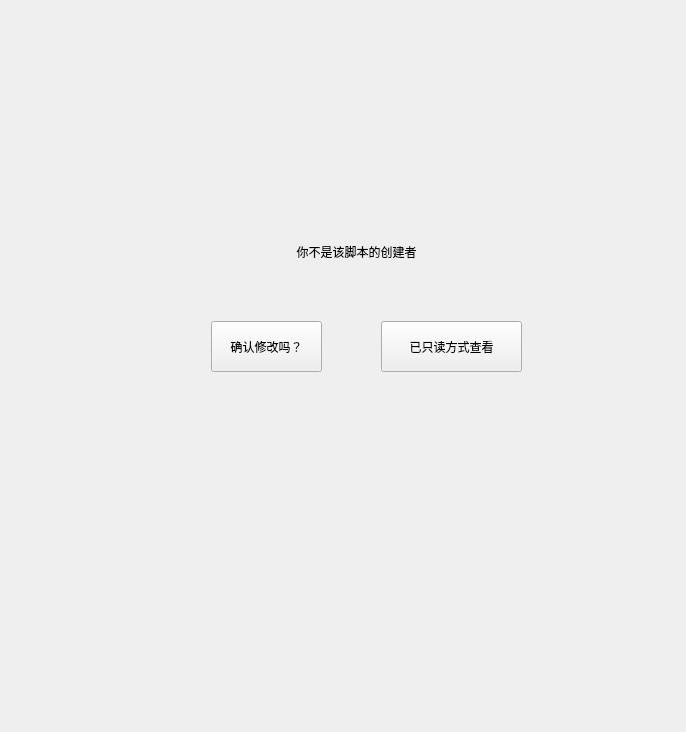
<?xml version="1.0" encoding="UTF-8"?>
<ui version="4.0">
 <class>Form</class>
 <widget class="QWidget" name="Form">
  <property name="geometry">
   <rect>
    <x>0</x>
    <y>0</y>
    <width>686</width>
    <height>732</height>
   </rect>
  </property>
  <property name="windowTitle">
   <string>Form</string>
  </property>
  <property name="styleSheet">
   <string notr="true">QLabel{
	color:rgb(88, 88, 88);
	font: 11pt &quot;黑体&quot;
}
QPushButton{
	color: rgb(0, 0, 0);
	font: 11pt &quot;黑体&quot;;
}
</string>
  </property>
  <layout class="QGridLayout" name="gridLayout_2">
   <item row="0" column="0">
    <widget class="QStackedWidget" name="stackedWidget">
     <property name="styleSheet">
      <string notr="true">QLabel,QPushButton{
	color: rgb(0, 0, 0);
	font: 14pt &quot;黑体&quot;;
}
QPushButton{
	font: 11pt &quot;黑体&quot;;
}</string>
     </property>
     <property name="currentIndex">
      <number>1</number>
     </property>
     <widget class="QWidget" name="page">
      <layout class="QGridLayout" name="gridLayout">
       <item row="0" column="0">
        <layout class="QHBoxLayout" name="horizontalLayout">
         <item>
          <widget class="QLabel" name="label_js_source">
           <property name="minimumSize">
            <size>
             <width>71</width>
             <height>41</height>
            </size>
           </property>
           <property name="maximumSize">
            <size>
             <width>71</width>
             <height>41</height>
            </size>
           </property>
           <property name="styleSheet">
            <string notr="true"/>
           </property>
           <property name="text">
            <string>脚本来源:</string>
           </property>
          </widget>
         </item>
         <item>
          <widget class="QLabel" name="label_source_name">
           <property name="minimumSize">
            <size>
             <width>61</width>
             <height>31</height>
            </size>
           </property>
           <property name="maximumSize">
            <size>
             <width>61</width>
             <height>31</height>
            </size>
           </property>
           <property name="styleSheet">
            <string notr="true">QLabel{
	color: rgb(0, 0, 0);
	font: 13pt &quot;黑体&quot;;
}</string>
           </property>
           <property name="text">
            <string>刘璇</string>
           </property>
          </widget>
         </item>
        </layout>
       </item>
       <item row="0" column="1">
        <layout class="QHBoxLayout" name="horizontalLayout_3">
         <item>
          <widget class="QLabel" name="label_permissions">
           <property name="minimumSize">
            <size>
             <width>51</width>
             <height>41</height>
            </size>
           </property>
           <property name="maximumSize">
            <size>
             <width>51</width>
             <height>41</height>
            </size>
           </property>
           <property name="styleSheet">
            <string notr="true"/>
           </property>
           <property name="text">
            <string>权限:</string>
           </property>
          </widget>
         </item>
         <item>
          <widget class="QLabel" name="label_permissions_name">
           <property name="minimumSize">
            <size>
             <width>71</width>
             <height>41</height>
            </size>
           </property>
           <property name="maximumSize">
            <size>
             <width>71</width>
             <height>41</height>
            </size>
           </property>
           <property name="styleSheet">
            <string notr="true">QLabel{
	color: rgb(0, 0, 0);
	font: 13pt &quot;黑体&quot;;
}</string>
           </property>
           <property name="text">
            <string>可编辑</string>
           </property>
          </widget>
         </item>
        </layout>
       </item>
       <item row="0" column="2">
        <spacer name="horizontalSpacer">
         <property name="orientation">
          <enum>Qt::Horizontal</enum>
         </property>
         <property name="sizeHint" stdset="0">
          <size>
           <width>63</width>
           <height>20</height>
          </size>
         </property>
        </spacer>
       </item>
       <item row="0" column="3">
        <widget class="QPushButton" name="btn_refresh">
         <property name="minimumSize">
          <size>
           <width>75</width>
           <height>41</height>
          </size>
         </property>
         <property name="maximumSize">
          <size>
           <width>75</width>
           <height>41</height>
          </size>
         </property>
         <property name="text">
          <string>刷新</string>
         </property>
        </widget>
       </item>
       <item row="0" column="4">
        <spacer name="horizontalSpacer_2">
         <property name="orientation">
          <enum>Qt::Horizontal</enum>
         </property>
         <property name="sizeHint" stdset="0">
          <size>
           <width>64</width>
           <height>20</height>
          </size>
         </property>
        </spacer>
       </item>
       <item row="0" column="5" rowspan="2">
        <layout class="QHBoxLayout" name="horizontalLayout_4">
         <item>
          <widget class="QPushButton" name="btn_upload">
           <property name="minimumSize">
            <size>
             <width>80</width>
             <height>61</height>
            </size>
           </property>
           <property name="maximumSize">
            <size>
             <width>80</width>
             <height>61</height>
            </size>
           </property>
           <property name="text">
            <string>上传脚本</string>
           </property>
          </widget>
         </item>
         <item>
          <widget class="QPushButton" name="btn_download">
           <property name="minimumSize">
            <size>
             <width>80</width>
             <height>61</height>
            </size>
           </property>
           <property name="maximumSize">
            <size>
             <width>80</width>
             <height>61</height>
            </size>
           </property>
           <property name="text">
            <string>下载脚本</string>
           </property>
          </widget>
         </item>
        </layout>
       </item>
       <item row="1" column="0" colspan="5">
        <layout class="QHBoxLayout" name="horizontalLayout_2">
         <item>
          <widget class="QLabel" name="label_path">
           <property name="minimumSize">
            <size>
             <width>40</width>
             <height>21</height>
            </size>
           </property>
           <property name="maximumSize">
            <size>
             <width>40</width>
             <height>15</height>
            </size>
           </property>
           <property name="styleSheet">
            <string notr="true"/>
           </property>
           <property name="text">
            <string>路径:</string>
           </property>
          </widget>
         </item>
         <item>
          <widget class="QLabel" name="label__path_name">
           <property name="minimumSize">
            <size>
             <width>400</width>
             <height>21</height>
            </size>
           </property>
           <property name="maximumSize">
            <size>
             <width>400</width>
             <height>21</height>
            </size>
           </property>
           <property name="styleSheet">
            <string notr="true">QLabel{
	color: rgb(0, 0, 0);
	font: 10pt &quot;黑体&quot;;
}</string>
           </property>
           <property name="text">
            <string>C:dasd</string>
           </property>
          </widget>
         </item>
         <item>
          <spacer name="horizontalSpacer_3">
           <property name="orientation">
            <enum>Qt::Horizontal</enum>
           </property>
           <property name="sizeHint" stdset="0">
            <size>
             <width>40</width>
             <height>20</height>
            </size>
           </property>
          </spacer>
         </item>
        </layout>
       </item>
       <item row="2" column="0" colspan="6">
        <widget class="QTextEdit" name="textEdit_code">
         <property name="html">
          <string>&lt;!DOCTYPE HTML PUBLIC &quot;-//W3C//DTD HTML 4.0//EN&quot; &quot;http://www.w3.org/TR/REC-html40/strict.dtd&quot;&gt;
&lt;html&gt;&lt;head&gt;&lt;meta name=&quot;qrichtext&quot; content=&quot;1&quot; /&gt;&lt;style type=&quot;text/css&quot;&gt;
p, li { white-space: pre-wrap; }
&lt;/style&gt;&lt;/head&gt;&lt;body style=&quot; font-family:'SimSun'; font-size:9pt; font-weight:400; font-style:normal;&quot;&gt;
&lt;p style=&quot; margin-top:0px; margin-bottom:0px; margin-left:0px; margin-right:0px; -qt-block-indent:0; text-indent:0px;&quot;&gt;sdad&lt;/p&gt;
&lt;p style=&quot; margin-top:0px; margin-bottom:0px; margin-left:0px; margin-right:0px; -qt-block-indent:0; text-indent:0px;&quot;&gt;dsad&lt;/p&gt;
&lt;p style=&quot;-qt-paragraph-type:empty; margin-top:0px; margin-bottom:0px; margin-left:0px; margin-right:0px; -qt-block-indent:0; text-indent:0px;&quot;&gt;&lt;br /&gt;&lt;/p&gt;&lt;/body&gt;&lt;/html&gt;</string>
         </property>
        </widget>
       </item>
       <item row="3" column="0">
        <widget class="QPushButton" name="btn_submit">
         <property name="text">
          <string>提交修改</string>
         </property>
        </widget>
       </item>
      </layout>
     </widget>
     <widget class="QWidget" name="page_2">
      <widget class="QPushButton" name="btn_update">
       <property name="geometry">
        <rect>
         <x>200</x>
         <y>310</y>
         <width>111</width>
         <height>51</height>
        </rect>
       </property>
       <property name="styleSheet">
        <string notr="true"/>
       </property>
       <property name="text">
        <string>确认修改吗？</string>
       </property>
      </widget>
      <widget class="QLabel" name="label_tile">
       <property name="geometry">
        <rect>
         <x>190</x>
         <y>200</y>
         <width>311</width>
         <height>81</height>
        </rect>
       </property>
       <property name="text">
        <string>你不是该脚本的创建者</string>
       </property>
       <property name="alignment">
        <set>Qt::AlignCenter</set>
       </property>
      </widget>
      <widget class="QPushButton" name="btn_read">
       <property name="geometry">
        <rect>
         <x>370</x>
         <y>310</y>
         <width>141</width>
         <height>51</height>
        </rect>
       </property>
       <property name="text">
        <string>已只读方式查看</string>
       </property>
      </widget>
     </widget>
    </widget>
   </item>
   <item row="1" column="0">
    <widget class="QLabel" name="label_prompt">
     <property name="text">
      <string/>
     </property>
    </widget>
   </item>
  </layout>
 </widget>
 <resources/>
 <connections/>
</ui>
